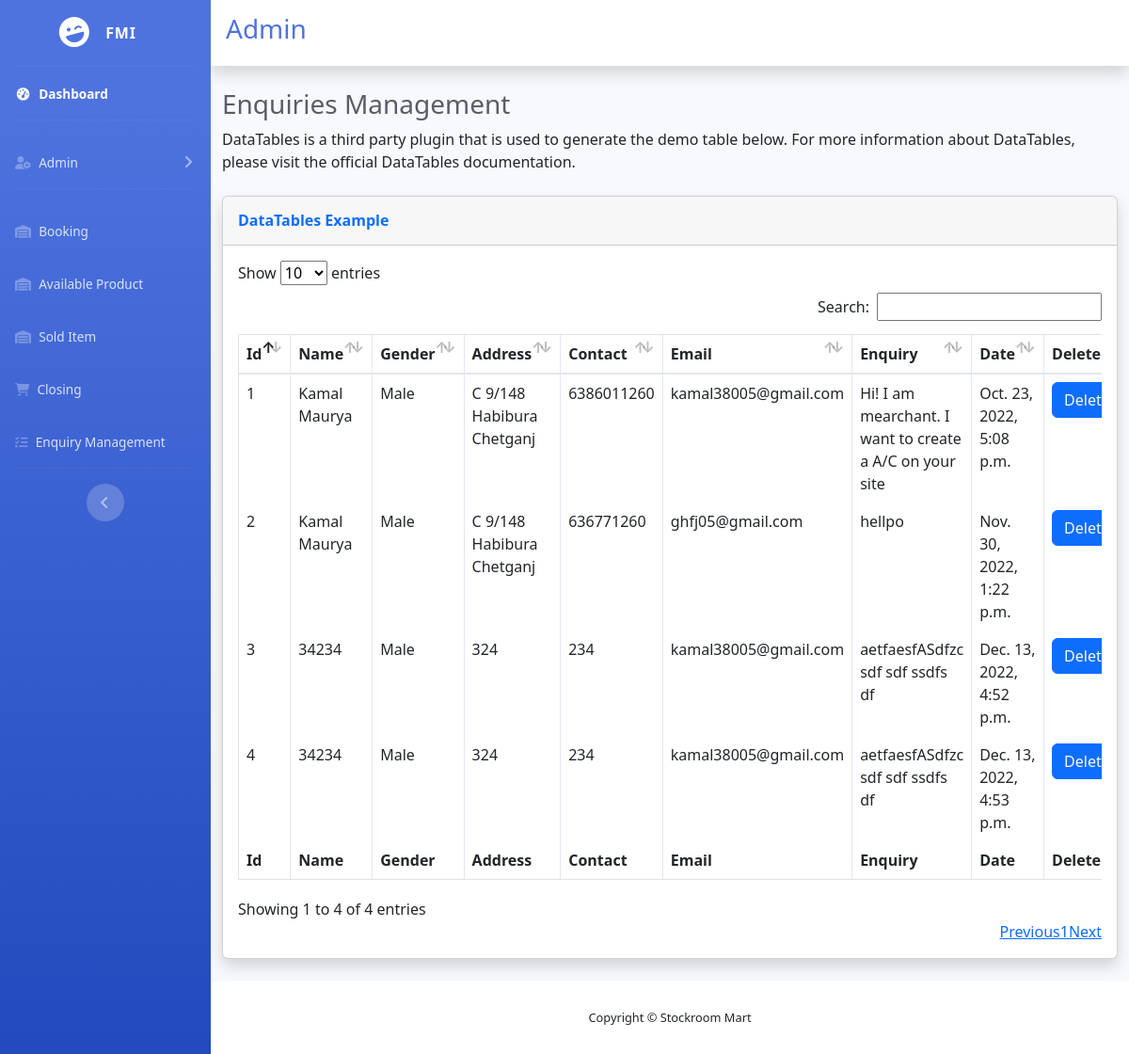
The page /adminapp/enquiries/ (signed in) on the database its author committed.
### fmiapp/models.py (models this page shows, shortened)
class Enquiry(models.Model):
    name = models.CharField(max_length=50)
    gender = models.CharField(max_length=6)
    address = models.TextField()
    contactno = models.CharField(max_length=15)
    emailaddress = models.EmailField(max_length=50)
    enquirytext = models.TextField()
    enquirydate = models.DateTimeField(default=datetime.now, blank=True)

### adminapp/views.py (the view)
# urls.py: path('enquiries/', views.enquiries, name='enquiries'),
def enquiries(request):
    try:
        if request.session['admin']:
            enq = Enquiry.objects.all()
            return render(request, 'enquiries.html', {'enq': enq})
    except:
        return render(request, 'login.html')

### adminapp/templates/enquiries.html
{% extends 'adminbase.html' %}
{% block body%}
<div class="container-fluid">
    <h1 class="h3 mb-2 text-gray-800">Enquiries Management</h1>
    <p class="mb-4">DataTables is a third party plugin that is used to generate the demo table below.
        For more information about DataTables, please visit the <a target="_blank"
        >official DataTables documentation</a>.
    </p>
    <div class="card shadow mb-4">
        <div class="card-header py-3">
            <h6 class="m-0 font-weight-bold text-primary">DataTables Example</h6>
        </div>
        <div class="card-body">
            <div class="table-responsive">
                <table class="table table-bordered" id="dataTable" width="100%" cellspacing="0">
                    <thead>
                    <tr>
                        <th>Id</th>
                        <th>Name</th>
                        <th>Gender</th>
                        <th>Address</th>
                        <th>Contact</th>
                        <th>Email</th>
                        <th>Enquiry</th>
                        <th>Date</th>
                        <th>Delete</th>
                    </tr>
                    </thead>
                    <tfoot>
                    <tr>
                        <th>Id</th>
                        <th>Name</th>
                        <th>Gender</th>
                        <th>Address</th>
                        <th>Contact</th>
                        <th>Email</th>
                        <th>Enquiry</th>
                        <th>Date</th>
                        <th>Delete</th>
                    </tr>
                    </tfoot>
                    <tbody>
                    {% for e in enq %}
                    <tr>
                        <td class="">{{ e.id }}</td>
                        <td class="">{{ e.name }}</td>
                        <td class="">{{ e.gender }}</td>
                        <td class="">{{ e.address }}</td>
                        <td class="">{{ e.contactno }}</td>
                        <td class="">{{ e.emailaddress }}</td>
                        <td class="">{{ e.enquirytext }}</td>
                        <td class="">{{ e.enquirydate }}</td>
                        <td class=""><a href="{% url 'adminapp:deleteenq' id=e.id %}" class="btn btn-primary text-light">Delete</a></td>
                    </tr>
                    {% endfor %}
                    </tbody>
                </table>
            </div>
        </div>
    </div>
</div>
{% endblock body %}

### adminapp/static/css/style.css (style rules this page uses)
:root { --white:#f8f9fa; }

### rows shown on the page
Enquiry: id "1", name "Kamal Maurya", gender "Male", address "C 9/148 Habibura Chetganj", contactno "6386011260", emailaddress "kamal38005@gmail.com", enquirytext "Hi! I am mearchant. I want to create a A/C on your site", enquirydate "Oct. 23, 2022, 5:08 p.m."
Enquiry: id "2", name "Kamal Maurya", gender "Male", address "C 9/148 Habibura Chetganj", contactno "636771260", emailaddress "ghfj05@gmail.com", enquirytext "hellpo", enquirydate "Nov. 30, 2022, 1:22 p.m."
Enquiry: id "3", name "34234", gender "Male", address "324", contactno "234", emailaddress "kamal38005@gmail.com", enquirytext "aetfaesfASdfzc sdf sdf ssdfs df", enquirydate "Dec. 13, 2022, 4:52 p.m."
Enquiry: id "4", name "34234", gender "Male", address "324", contactno "234", emailaddress "kamal38005@gmail.com", enquirytext "aetfaesfASdfzc sdf sdf ssdfs df", enquirydate "Dec. 13, 2022, 4:53 p.m."
